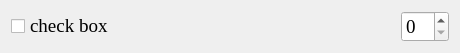
<?xml version="1.0" encoding="UTF-8"?>
<ui version="4.0">
 <class>OrderDetailsFrame</class>
 <widget class="QFrame" name="OrderDetailsFrame">
  <property name="geometry">
   <rect>
    <x>0</x>
    <y>0</y>
    <width>460</width>
    <height>38</height>
   </rect>
  </property>
  <property name="minimumSize">
   <size>
    <width>460</width>
    <height>0</height>
   </size>
  </property>
  <property name="maximumSize">
   <size>
    <width>460</width>
    <height>16777215</height>
   </size>
  </property>
  <property name="baseSize">
   <size>
    <width>460</width>
    <height>0</height>
   </size>
  </property>
  <property name="font">
   <font>
    <family>Times New Roman</family>
    <pointsize>14</pointsize>
   </font>
  </property>
  <property name="windowTitle">
   <string>Frame</string>
  </property>
  <layout class="QHBoxLayout" name="horizontalLayout" stretch="1,0">
   <item>
    <widget class="QCheckBox" name="CheckBox">
     <property name="text">
      <string>check box</string>
     </property>
    </widget>
   </item>
   <item>
    <widget class="QSpinBox" name="Num"/>
   </item>
  </layout>
 </widget>
 <resources/>
 <connections/>
</ui>
